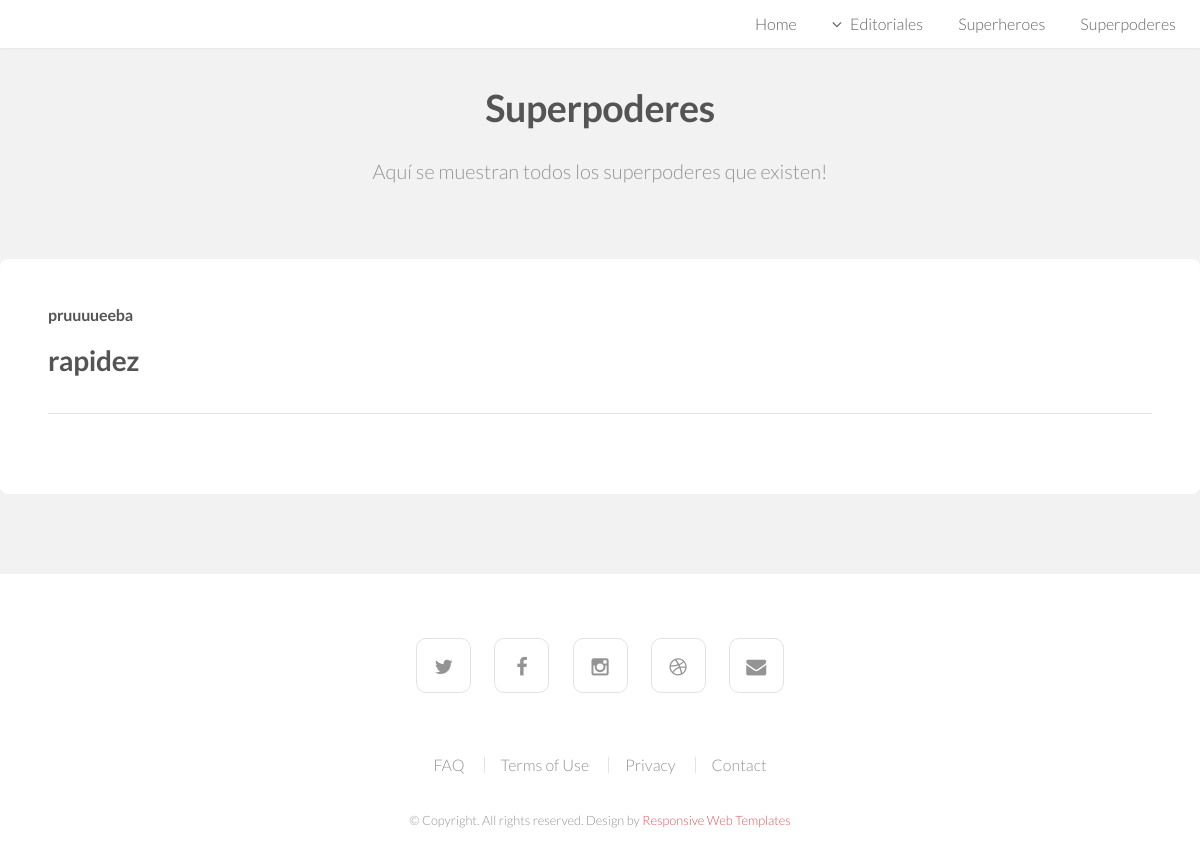
Before: /heroWeb/superpoderes/ with the older database file.
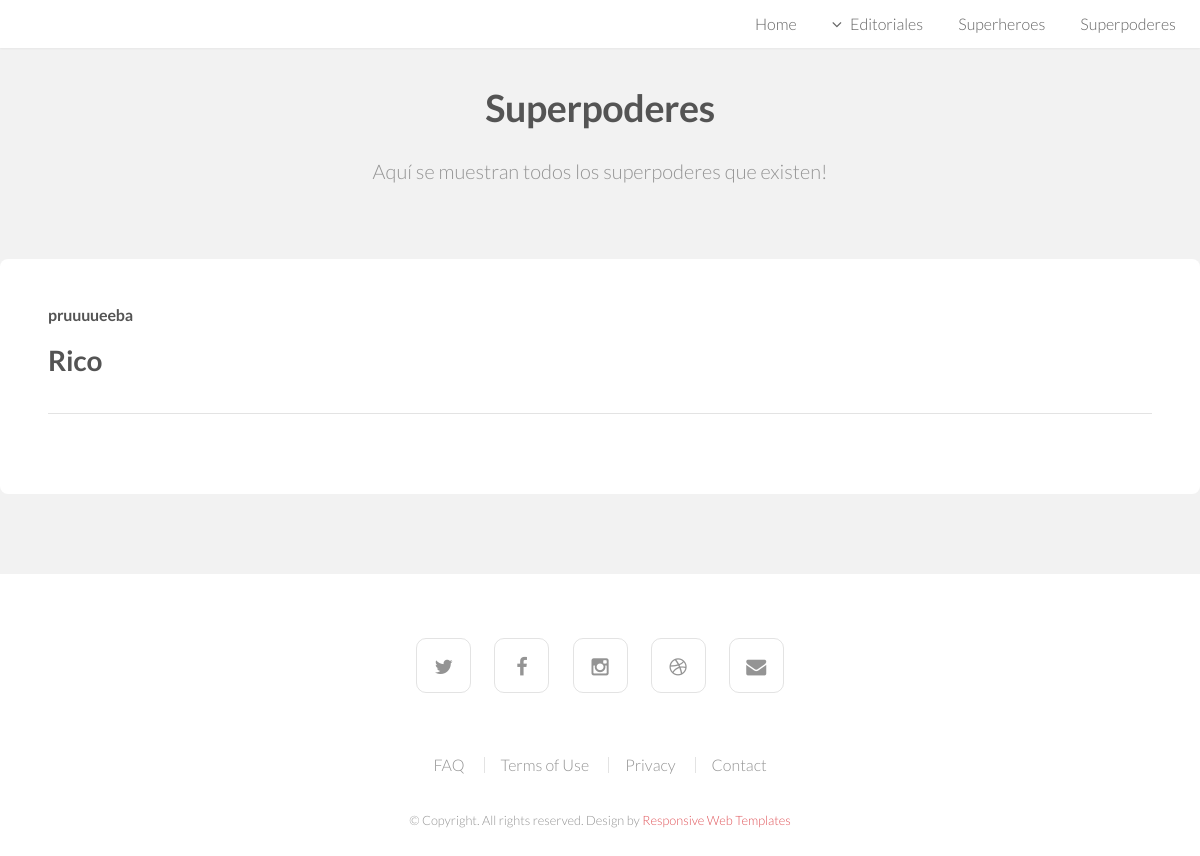
After: the same page with the newer database file.
### heroWeb/models.py (models this page shows)
class Superpoder(models.Model):
    superheroe = models.ManyToManyField(Superheroe)
    nombre = models.CharField(max_length=50)
    descripcion = models.CharField(max_length=350)

### heroWeb/views.py (the view)
# urls.py: path('superpoderes/', SuperpoderListView.as_view(), name='superpoderes'), #Lista superpoderes #TODO: @Unai <---- empiezo por aqui
class SuperpoderListView(ListView):
    model = Superpoder
    template_name = 'superpoder_list.html'
    queryset = Superpoder.objects.all() #La info que mandamos al html
    context_object_name = 'superpoderes'  #cambio de nombre al objeto
    def get_context_data(self, **kwargs):
        context = super(SuperpoderListView, self).get_context_data(**kwargs)
        context['editorial'] = Grupo.objects.all()
        return context

### heroWeb/templates/superpoder_list.html
{% extends "index.html" %}
{% load static %}
{% block header %}
<header id="header" class="skel-layers-fixed">
{% endblock %}
{% block cuerpo %}
<section id="main" class="wrapper style1">
    <header class="major">
        <h2>Superpoderes</h2>
        <p>Aquí se muestran todos los superpoderes que existen!</p>
    </header>
    <div class="container">
            <section id="content">
                <section >
                    <h1>pruuuueeba</h1>
                    {% for superpoder in superpoderes %}
                        <section >
                            <h2><a href="{% url 'ssuperpodere' superpoder.id %}"> {{ superpoder.nombre }} </a></h2>
                        </section>
                        <section class= "blockimage">
                            <hr/>
                        </section>
                    {% endfor %}
                </section>
            </section>
    </div>
</section>
{% endblock %}

Changed rows visible on the page:
removed Superpoder: nombre "rapidez"
added Superpoder: nombre "Rico"
